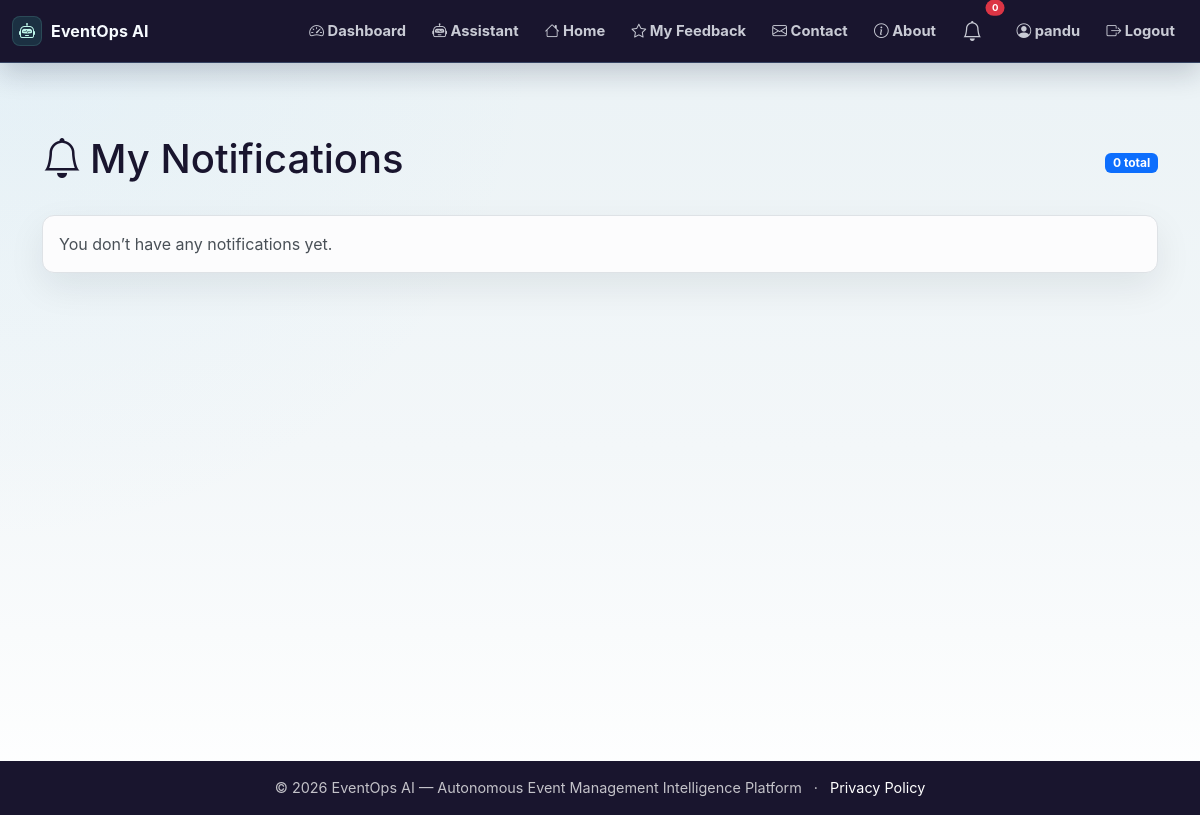
Page /notifications (signed in) on the earlier database version.
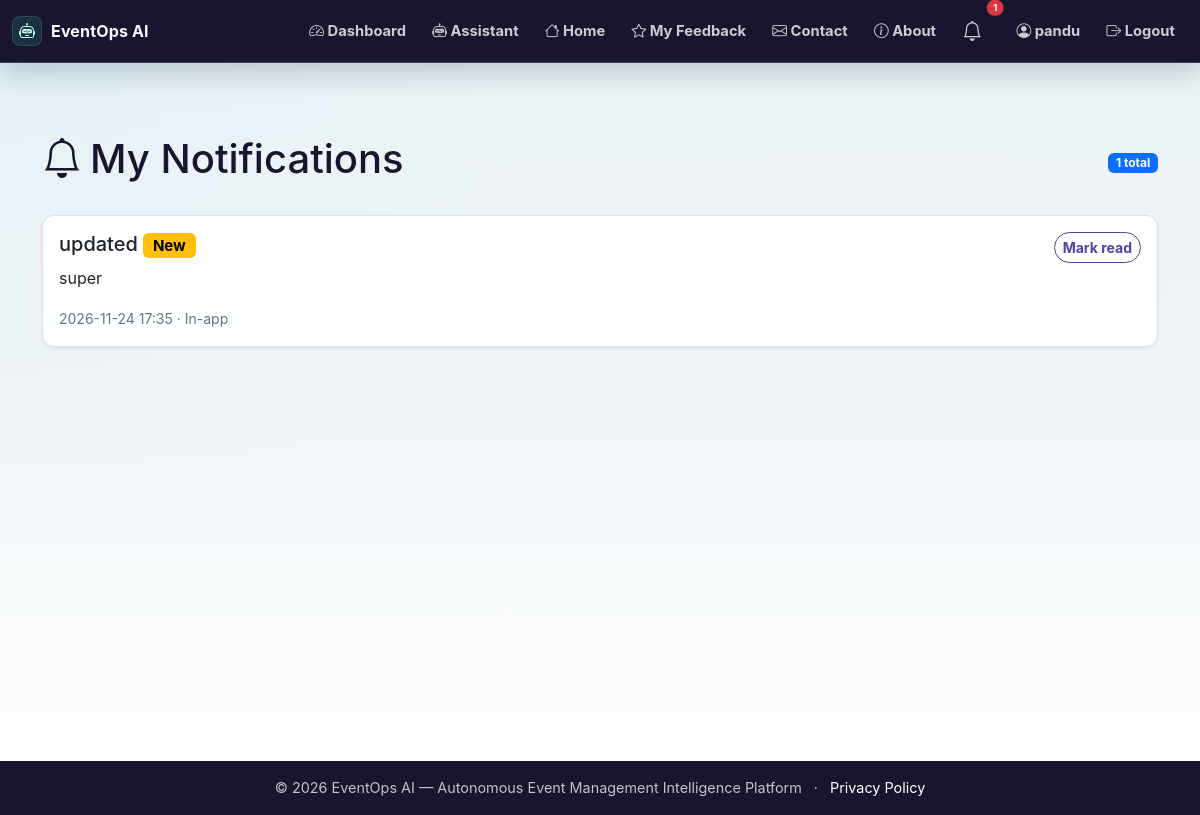
Same page on the later database version.
### app.py (models this page shows)
class Notification(db.Model):
    id = db.Column(db.Integer, primary_key=True)
    user_id = db.Column(db.Integer, db.ForeignKey('user.id'), nullable=True)
    recipient = db.Column(db.String(100))
    channel = db.Column(db.String(20))
    subject = db.Column(db.String(200))
    message = db.Column(db.Text)
    sent_at = db.Column(db.DateTime, default=lambda: datetime.now(timezone.utc))
    read = db.Column(db.Boolean, default=False)
    user = db.relationship('User', backref='notifications')

### app.py (the view)
@app.route('/notifications')
@login_required
def user_notifications():
    notifications = Notification.query.filter_by(user_id=current_user.id).order_by(Notification.sent_at.desc()).all()
    return render_template('user_notifications.html', notifications=notifications)

### app.py (called while the page is built)
@app.context_processor
def inject_unread_notification_count():
    if current_user.is_authenticated:
        count = Notification.query.filter_by(user_id=current_user.id, read=False).count()
    else:
        count = 0
    return {'unread_notification_count': count}

@login_manager.user_loader
def load_user(user_id):
    return User.query.get(int(user_id))

### templates/user_notifications.html (shortened to what this page needs)
{% extends 'base.html' %}
{% block content %}
<div class="container py-5">
    <div class="d-flex justify-content-between align-items-center mb-4">
        <h1><i class="bi bi-bell me-2"></i>My Notifications</h1>
        <span class="badge text-bg-primary">{{ notifications|length }} total</span>
    </div>
    {% for notification in notifications %}
    <article class="card mb-3 shadow-sm">
        <div class="card-body d-flex justify-content-between gap-3">
            <div>
                <h5 class="card-title">{{ notification.subject }} {% if not notification.read %}<span class="badge text-bg-warning">New</span>{% endif %}</h5>
                <p class="card-text">{{ notification.message }}</p>
                <small class="text-muted">{{ notification.sent_at.strftime('%Y-%m-%d %H:%M') }} · In-app</small>
            </div>
            {% if not notification.read %}
            <form method="post" action="{{ url_for('mark_notification_read', notification_id=notification.id) }}">
                <button class="btn btn-outline-primary btn-sm" type="submit">Mark read</button>
            </form>
            {% endif %}
        </div>
    </article>
    {% else %}
    <div class="alert alert-light border">You don’t have any notifications yet.</div>
    {% endfor %}
</div>
{% endblock %}

### templates/base.html (shortened to what this page needs)
<!DOCTYPE html>
<html lang="en">
<head>
<link href="https://cdn.jsdelivr.net/npm/bootstrap@5.3.0/dist/css/bootstrap.min.css" rel="stylesheet">
<link rel="stylesheet" href="https://cdn.jsdelivr.net/npm/bootstrap-icons@1.11.0/font/bootstrap-icons.css">
<link rel="stylesheet" href="{{ url_for('static', filename='css/style.css', v='futuristic-purple-20261030') }}">
</head>
<body>
<nav class="navbar navbar-expand-lg navbar-dark shadow-sm">
<div class="container-fluid">
<a class="navbar-brand fw-bold" href="{{ url_for('index') }}">
<i class="bi bi-robot"></i>EventOps AI
</a>
<div class="collapse navbar-collapse" id="navbarNav">
<ul class="navbar-nav ms-auto align-items-lg-center">
                    {% if current_user.is_authenticated %}
<li class="nav-item">
<a class="nav-link" href="{{ url_for('dashboard') }}">
<i class="bi bi-speedometer2"></i> Dashboard
</a>
</li>
<li class="nav-item">
<a class="nav-link" href="{{ url_for('assistant_page') }}">
<i class="bi bi-robot"></i> Assistant
</a>
</li>
<li class="nav-item">
<a class="nav-link" href="{{ url_for('index') }}">
<i class="bi bi-house"></i> Home
</a>
</li>
<li class="nav-item">
<a class="nav-link" href="{{ url_for('feedback_list') }}">
<i class="bi bi-star"></i> My Feedback
</a>
</li>
<li class="nav-item">
<a class="nav-link" href="{{ url_for('contact') }}">
<i class="bi bi-envelope"></i> Contact
</a>
</li>
<li class="nav-item">
<a class="nav-link" href="{{ url_for('about') }}">
<i class="bi bi-info-circle"></i> About
</a>
</li>
<li class="nav-item position-relative me-2">
<a class="nav-link" href="{{ url_for('user_notifications') }}" title="Notifications">
<i class="bi bi-bell fs-5"></i>
<span class="position-absolute top-0 start-100 translate-middle badge rounded-pill bg-danger" style="font-size:0.6rem;">
                                    {{ unread_notification_count }}
</span>
</a>
</li>
<li class="nav-item">
<a class="nav-link" href="{{ url_for('profile') }}">
<i class="bi bi-person-circle"></i> {{ current_user.name }}
</a>
</li>
<li class="nav-item">
<a class="nav-link" href="{{ url_for('logout') }}">
<i class="bi bi-box-arrow-right"></i> Logout
</a>
</li>
                    {% endif %}
</ul>
</div>
</div>
</nav>
<main class="container-fluid py-4">
        {% block content %}{% endblock %}
</main>
<footer class="footer bg-dark text-white py-3 mt-4">
<div class="container text-center">
<span>© 2026 EventOps AI — Autonomous Event Management Intelligence Platform</span>
<span class="mx-2" aria-hidden="true">·</span>
<a class="text-white" href="{{ url_for('privacy') }}">Privacy Policy</a>
</div>
</footer>
</body>
</html>

Differences in the rows shown:
added Notification: subject "updated", read "New", message "super", sent_at "2026-11-24 17:35"
Other differences:
{{ unread_notification_count }}: "0" → "1"
{{ notifications|length }}: "0" → "1"
text no longer shown: "You don’t have any notifications yet."
